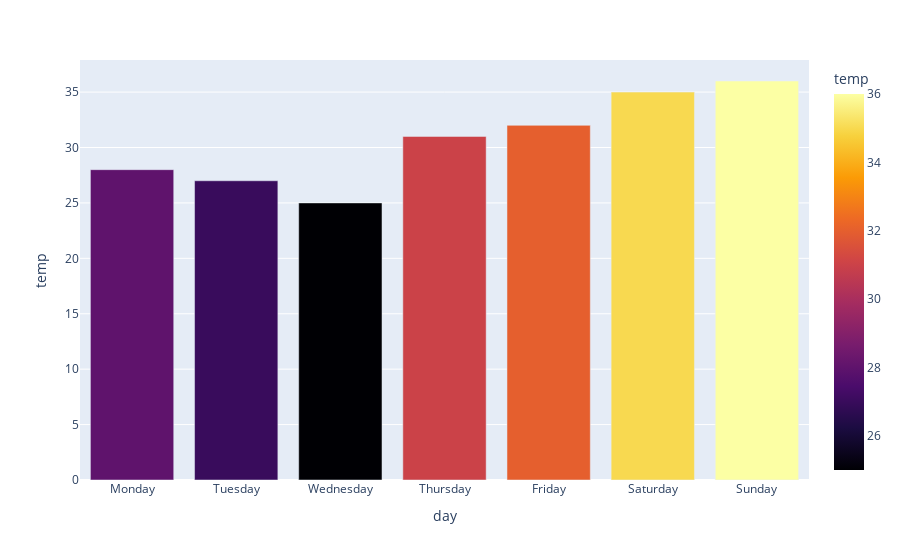

Source (notebook cell):
### Markdown cell above
#### Using scale color

### Code cell
fig = px.bar(data_frame=weekly_temps,
            x = 'day', y = 'temp',
            color = 'temp',
            color_continuous_scale='inferno')
fig.show()

### Figure 1 — Plotly figure (JSON) as saved in the notebook; plotly's stock layout.template omitted (floating-point values rounded to 4 significant figures)
{"data": [{"alignmentgroup": "True", "hovertemplate": "day=%{x}<br>temp=%{marker.color}<extra></extra>", "legendgroup": "", "marker": {"color": [28, 27, 25, 31, 32, 35, 36], "coloraxis": "coloraxis"}, "name": "", "offsetgroup": "", "orientation": "v", "showlegend": false, "textposition": "auto", "type": "bar", "x": ["Monday", "Tuesday", "Wednesday", "Thursday", "Friday", "Saturday", "Sunday"], "xaxis": "x", "y": [28, 27, 25, 31, 32, 35, 36], "yaxis": "y"}], "layout": {"barmode": "relative", "coloraxis": {"colorbar": {"title": {"text": "temp"}}, "colorscale": [[0, "#000004"], [0.1111, "#1b0c41"], [0.2222, "#4a0c6b"], [0.3333, "#781c6d"], [0.4444, "#a52c60"], [0.5556, "#cf4446"], [0.6667, "#ed6925"], [0.7778, "#fb9b06"], [0.8889, "#f7d13d"], [1, "#fcffa4"]]}, "legend": {"tracegroupgap": 0}, "margin": {"t": 60}, "xaxis": {"anchor": "y", "domain": [0, 1], "title": {"text": "day"}}, "yaxis": {"anchor": "x", "domain": [0, 1], "title": {"text": "temp"}}}}
